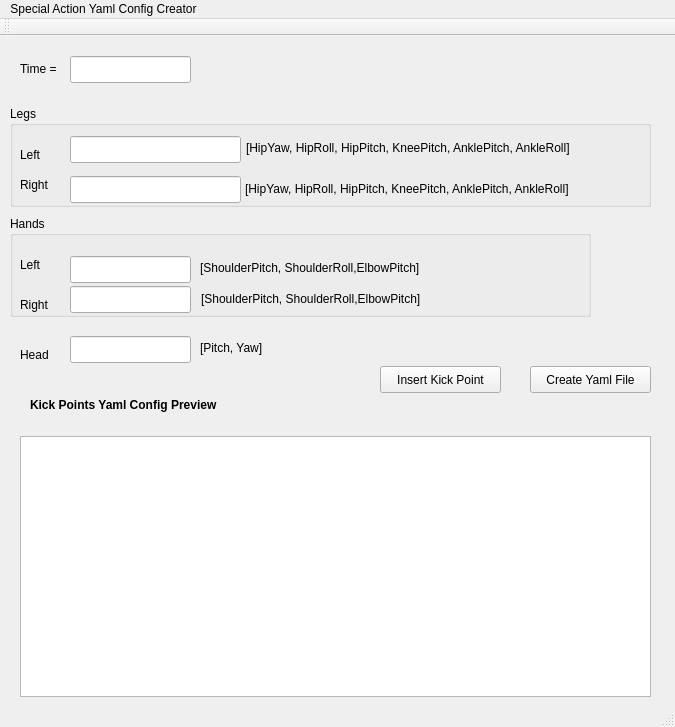
<?xml version="1.0" encoding="UTF-8"?>
<ui version="4.0">
 <class>MainWindow</class>
 <widget class="QMainWindow" name="MainWindow">
  <property name="geometry">
   <rect>
    <x>0</x>
    <y>0</y>
    <width>675</width>
    <height>727</height>
   </rect>
  </property>
  <property name="windowTitle">
   <string>Special Action Yaml Config Creator</string>
  </property>
  <widget class="QWidget" name="centralWidget">
   <widget class="QPushButton" name="insert">
    <property name="geometry">
     <rect>
      <x>380</x>
      <y>330</y>
      <width>121</width>
      <height>27</height>
     </rect>
    </property>
    <property name="text">
     <string>Insert Kick Point</string>
    </property>
   </widget>
   <widget class="QLabel" name="label">
    <property name="geometry">
     <rect>
      <x>20</x>
      <y>24</y>
      <width>66</width>
      <height>17</height>
     </rect>
    </property>
    <property name="text">
     <string>Time = </string>
    </property>
   </widget>
   <widget class="QLabel" name="label_4">
    <property name="geometry">
     <rect>
      <x>20</x>
      <y>310</y>
      <width>66</width>
      <height>17</height>
     </rect>
    </property>
    <property name="text">
     <string>Head</string>
    </property>
   </widget>
   <widget class="QLineEdit" name="time">
    <property name="geometry">
     <rect>
      <x>70</x>
      <y>20</y>
      <width>121</width>
      <height>27</height>
     </rect>
    </property>
   </widget>
   <widget class="QGroupBox" name="groupBox">
    <property name="geometry">
     <rect>
      <x>10</x>
      <y>70</y>
      <width>641</width>
      <height>101</height>
     </rect>
    </property>
    <property name="title">
     <string>Legs</string>
    </property>
    <widget class="QLabel" name="label_2">
     <property name="geometry">
      <rect>
       <x>10</x>
       <y>40</y>
       <width>66</width>
       <height>17</height>
      </rect>
     </property>
     <property name="text">
      <string>Left</string>
     </property>
    </widget>
    <widget class="QLabel" name="label_3">
     <property name="geometry">
      <rect>
       <x>10</x>
       <y>70</y>
       <width>91</width>
       <height>17</height>
      </rect>
     </property>
     <property name="text">
      <string>Right</string>
     </property>
    </widget>
    <widget class="QLineEdit" name="leftLeg">
     <property name="geometry">
      <rect>
       <x>60</x>
       <y>30</y>
       <width>171</width>
       <height>27</height>
      </rect>
     </property>
     <property name="font">
      <font>
       <pointsize>11</pointsize>
      </font>
     </property>
     <property name="inputMask">
      <string/>
     </property>
     <property name="text">
      <string/>
     </property>
     <property name="maxLength">
      <number>32767</number>
     </property>
    </widget>
    <widget class="QLineEdit" name="rightLeg">
     <property name="geometry">
      <rect>
       <x>60</x>
       <y>70</y>
       <width>171</width>
       <height>27</height>
      </rect>
     </property>
     <property name="font">
      <font>
       <pointsize>11</pointsize>
      </font>
     </property>
     <property name="inputMask">
      <string/>
     </property>
     <property name="text">
      <string/>
     </property>
     <property name="maxLength">
      <number>32767</number>
     </property>
    </widget>
    <widget class="QLabel" name="label_8">
     <property name="geometry">
      <rect>
       <x>236</x>
       <y>33</y>
       <width>411</width>
       <height>17</height>
      </rect>
     </property>
     <property name="text">
      <string>[HipYaw, HipRoll, HipPitch, KneePitch, AnklePitch, AnkleRoll]</string>
     </property>
    </widget>
    <widget class="QLabel" name="label_9">
     <property name="geometry">
      <rect>
       <x>235</x>
       <y>74</y>
       <width>411</width>
       <height>17</height>
      </rect>
     </property>
     <property name="text">
      <string>[HipYaw, HipRoll, HipPitch, KneePitch, AnklePitch, AnkleRoll]</string>
     </property>
    </widget>
   </widget>
   <widget class="QGroupBox" name="groupBox_3">
    <property name="geometry">
     <rect>
      <x>10</x>
      <y>180</y>
      <width>581</width>
      <height>101</height>
     </rect>
    </property>
    <property name="title">
     <string>Hands</string>
    </property>
    <widget class="QLabel" name="label_6">
     <property name="geometry">
      <rect>
       <x>10</x>
       <y>40</y>
       <width>66</width>
       <height>17</height>
      </rect>
     </property>
     <property name="text">
      <string>Left</string>
     </property>
    </widget>
    <widget class="QLabel" name="label_7">
     <property name="geometry">
      <rect>
       <x>10</x>
       <y>80</y>
       <width>61</width>
       <height>17</height>
      </rect>
     </property>
     <property name="text">
      <string>Right</string>
     </property>
    </widget>
    <widget class="QLineEdit" name="rightHand">
     <property name="geometry">
      <rect>
       <x>60</x>
       <y>70</y>
       <width>121</width>
       <height>27</height>
      </rect>
     </property>
     <property name="font">
      <font>
       <pointsize>11</pointsize>
      </font>
     </property>
     <property name="inputMask">
      <string/>
     </property>
     <property name="text">
      <string/>
     </property>
     <property name="maxLength">
      <number>32767</number>
     </property>
    </widget>
    <widget class="QLineEdit" name="leftHand">
     <property name="geometry">
      <rect>
       <x>60</x>
       <y>40</y>
       <width>121</width>
       <height>27</height>
      </rect>
     </property>
     <property name="font">
      <font>
       <pointsize>11</pointsize>
      </font>
     </property>
     <property name="inputMask">
      <string/>
     </property>
     <property name="text">
      <string/>
     </property>
     <property name="maxLength">
      <number>32767</number>
     </property>
    </widget>
    <widget class="QLabel" name="label_10">
     <property name="geometry">
      <rect>
       <x>190</x>
       <y>43</y>
       <width>281</width>
       <height>17</height>
      </rect>
     </property>
     <property name="text">
      <string>[ShoulderPitch, ShoulderRoll,ElbowPitch] </string>
     </property>
    </widget>
    <widget class="QLabel" name="label_11">
     <property name="geometry">
      <rect>
       <x>191</x>
       <y>74</y>
       <width>281</width>
       <height>17</height>
      </rect>
     </property>
     <property name="text">
      <string>[ShoulderPitch, ShoulderRoll,ElbowPitch] </string>
     </property>
    </widget>
   </widget>
   <widget class="QLineEdit" name="head">
    <property name="geometry">
     <rect>
      <x>70</x>
      <y>300</y>
      <width>121</width>
      <height>27</height>
     </rect>
    </property>
    <property name="font">
     <font>
      <pointsize>11</pointsize>
     </font>
    </property>
    <property name="inputMask">
     <string/>
    </property>
    <property name="text">
     <string/>
    </property>
    <property name="maxLength">
     <number>32767</number>
    </property>
   </widget>
   <widget class="QPlainTextEdit" name="yamlPre">
    <property name="enabled">
     <bool>true</bool>
    </property>
    <property name="geometry">
     <rect>
      <x>20</x>
      <y>400</y>
      <width>631</width>
      <height>261</height>
     </rect>
    </property>
    <property name="plainText">
     <string/>
    </property>
   </widget>
   <widget class="QLabel" name="label_14">
    <property name="geometry">
     <rect>
      <x>30</x>
      <y>360</y>
      <width>241</width>
      <height>17</height>
     </rect>
    </property>
    <property name="font">
     <font>
      <weight>75</weight>
      <bold>true</bold>
     </font>
    </property>
    <property name="text">
     <string>Kick Points Yaml Config Preview</string>
    </property>
   </widget>
   <widget class="QPushButton" name="create">
    <property name="geometry">
     <rect>
      <x>530</x>
      <y>330</y>
      <width>121</width>
      <height>27</height>
     </rect>
    </property>
    <property name="text">
     <string>Create Yaml File</string>
    </property>
   </widget>
   <widget class="QLabel" name="label_12">
    <property name="geometry">
     <rect>
      <x>200</x>
      <y>303</y>
      <width>101</width>
      <height>17</height>
     </rect>
    </property>
    <property name="text">
     <string>[Pitch, Yaw] </string>
    </property>
   </widget>
  </widget>
  <widget class="QMenuBar" name="menuBar">
   <property name="geometry">
    <rect>
     <x>0</x>
     <y>0</y>
     <width>675</width>
     <height>25</height>
    </rect>
   </property>
   <widget class="QMenu" name="menuSpecial_Action_Yaml_Config_Creator">
    <property name="title">
     <string>Special Action Yaml Config Creator</string>
    </property>
   </widget>
   <addaction name="menuSpecial_Action_Yaml_Config_Creator"/>
  </widget>
  <widget class="QToolBar" name="mainToolBar">
   <attribute name="toolBarArea">
    <enum>TopToolBarArea</enum>
   </attribute>
   <attribute name="toolBarBreak">
    <bool>false</bool>
   </attribute>
  </widget>
  <widget class="QStatusBar" name="statusBar"/>
 </widget>
 <layoutdefault spacing="6" margin="11"/>
 <tabstops>
  <tabstop>time</tabstop>
  <tabstop>leftLeg</tabstop>
  <tabstop>rightLeg</tabstop>
  <tabstop>leftHand</tabstop>
  <tabstop>rightHand</tabstop>
  <tabstop>head</tabstop>
  <tabstop>insert</tabstop>
 </tabstops>
 <resources/>
 <connections/>
</ui>
